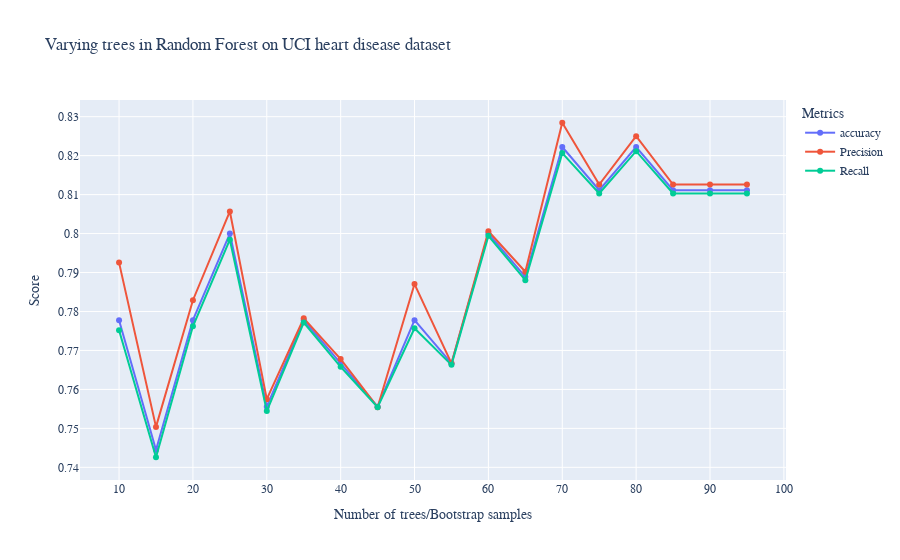

Notebook source saved alongside this figure:
### Code cell
fig = go.Figure()
fig.add_trace(go.Scatter(x=arr, y=acc_arr, name="accuracy"))
fig.add_trace(go.Scatter(x=arr, y=p_arr, name="Precision"))
fig.add_trace(go.Scatter(x=arr, y=r_arr, name="Recall"))
fig.update_layout(
    title="Varying trees in Random Forest on UCI heart disease dataset",
    xaxis_title="Number of trees/Bootstrap samples",
    yaxis_title="Score",
    legend_title="Metrics",
    font = dict(
        family="Courier new, monospace"
    )
)
fig.show()

### Figure 1 — Plotly figure (JSON) as saved in the notebook; plotly's stock layout.template omitted (floating-point values rounded to 4 significant figures)
{"data": [{"name": "accuracy", "type": "scatter", "x": [10, 15, 20, 25, 30, 35, 40, 45, 50, 55, 60, 65, 70, 75, 80, 85, 90, 95], "y": [0.7778, 0.7444, 0.7778, 0.8, 0.7556, 0.7778, 0.7667, 0.7556, 0.7778, 0.7667, 0.8, 0.7889, 0.8222, 0.8111, 0.8222, 0.8111, 0.8111, 0.8111]}, {"name": "Precision", "type": "scatter", "x": [10, 15, 20, 25, 30, 35, 40, 45, 50, 55, 60, 65, 70, 75, 80, 85, 90, 95], "y": [0.7925, 0.7504, 0.7829, 0.8057, 0.7575, 0.7783, 0.7678, 0.7554, 0.787, 0.7667, 0.8006, 0.7902, 0.8284, 0.8126, 0.825, 0.8126, 0.8126, 0.8126]}, {"name": "Recall", "type": "scatter", "x": [10, 15, 20, 25, 30, 35, 40, 45, 50, 55, 60, 65, 70, 75, 80, 85, 90, 95], "y": [0.7752, 0.7426, 0.7762, 0.7984, 0.7544, 0.7772, 0.7658, 0.7554, 0.7757, 0.7663, 0.7994, 0.788, 0.8207, 0.8103, 0.8211, 0.8103, 0.8103, 0.8103]}], "layout": {"font": {"family": "Courier new, monospace"}, "legend": {"title": {"text": "Metrics"}}, "title": {"text": "Varying trees in Random Forest on UCI heart disease dataset"}, "xaxis": {"title": {"text": "Number of trees/Bootstrap samples"}}, "yaxis": {"title": {"text": "Score"}}}}
